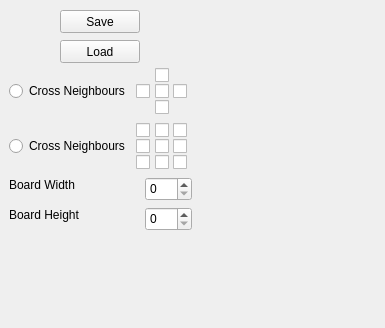
<?xml version="1.0" encoding="UTF-8"?>
<ui version="4.0">
 <class>Tab_General</class>
 <widget class="QWidget" name="Tab_General">
  <property name="geometry">
   <rect>
    <x>0</x>
    <y>0</y>
    <width>385</width>
    <height>328</height>
   </rect>
  </property>
  <property name="windowTitle">
   <string>Form</string>
  </property>
  <widget class="QWidget" name="horizontalLayoutWidget">
   <property name="geometry">
    <rect>
     <x>9</x>
     <y>67</y>
     <width>183</width>
     <height>49</height>
    </rect>
   </property>
   <layout class="QHBoxLayout" name="horizontalLayout">
    <item>
     <widget class="QRadioButton" name="radioButton_cross">
      <property name="text">
       <string>Cross Neighbours</string>
      </property>
     </widget>
    </item>
    <item>
     <layout class="QGridLayout" name="gridLayout_4">
      <property name="spacing">
       <number>0</number>
      </property>
      <item row="0" column="1">
       <widget class="QCheckBox" name="checkBox_2">
        <property name="text">
         <string/>
        </property>
        <property name="checkable">
         <bool>false</bool>
        </property>
       </widget>
      </item>
      <item row="2" column="1">
       <widget class="QCheckBox" name="checkBox_4">
        <property name="text">
         <string/>
        </property>
        <property name="checkable">
         <bool>false</bool>
        </property>
       </widget>
      </item>
      <item row="1" column="1">
       <widget class="QCheckBox" name="checkBox_3">
        <property name="text">
         <string/>
        </property>
        <property name="checkable">
         <bool>false</bool>
        </property>
       </widget>
      </item>
      <item row="1" column="0">
       <widget class="QCheckBox" name="checkBox">
        <property name="text">
         <string/>
        </property>
        <property name="checkable">
         <bool>false</bool>
        </property>
       </widget>
      </item>
      <item row="1" column="2">
       <widget class="QCheckBox" name="checkBox_5">
        <property name="text">
         <string/>
        </property>
        <property name="checkable">
         <bool>false</bool>
        </property>
       </widget>
      </item>
     </layout>
    </item>
   </layout>
  </widget>
  <widget class="QWidget" name="horizontalLayoutWidget_2">
   <property name="geometry">
    <rect>
     <x>9</x>
     <y>122</y>
     <width>183</width>
     <height>49</height>
    </rect>
   </property>
   <layout class="QHBoxLayout" name="horizontalLayout_2">
    <item>
     <widget class="QRadioButton" name="radioButton_2">
      <property name="text">
       <string>Cross Neighbours</string>
      </property>
     </widget>
    </item>
    <item>
     <layout class="QGridLayout" name="gridLayout_5">
      <property name="spacing">
       <number>0</number>
      </property>
      <item row="0" column="1">
       <widget class="QCheckBox" name="checkBox_6">
        <property name="text">
         <string/>
        </property>
        <property name="checkable">
         <bool>false</bool>
        </property>
       </widget>
      </item>
      <item row="2" column="1">
       <widget class="QCheckBox" name="checkBox_7">
        <property name="text">
         <string/>
        </property>
        <property name="checkable">
         <bool>false</bool>
        </property>
       </widget>
      </item>
      <item row="1" column="1">
       <widget class="QCheckBox" name="checkBox_8">
        <property name="text">
         <string/>
        </property>
        <property name="checkable">
         <bool>false</bool>
        </property>
       </widget>
      </item>
      <item row="1" column="0">
       <widget class="QCheckBox" name="checkBox_9">
        <property name="text">
         <string/>
        </property>
        <property name="checkable">
         <bool>false</bool>
        </property>
       </widget>
      </item>
      <item row="1" column="2">
       <widget class="QCheckBox" name="checkBox_10">
        <property name="text">
         <string/>
        </property>
        <property name="checkable">
         <bool>false</bool>
        </property>
       </widget>
      </item>
      <item row="0" column="0">
       <widget class="QCheckBox" name="checkBox_14">
        <property name="text">
         <string/>
        </property>
        <property name="checkable">
         <bool>false</bool>
        </property>
       </widget>
      </item>
      <item row="0" column="2">
       <widget class="QCheckBox" name="checkBox_11">
        <property name="text">
         <string/>
        </property>
        <property name="checkable">
         <bool>false</bool>
        </property>
       </widget>
      </item>
      <item row="2" column="2">
       <widget class="QCheckBox" name="checkBox_12">
        <property name="text">
         <string/>
        </property>
        <property name="checkable">
         <bool>false</bool>
        </property>
       </widget>
      </item>
      <item row="2" column="0">
       <widget class="QCheckBox" name="checkBox_13">
        <property name="text">
         <string/>
        </property>
        <property name="checkable">
         <bool>false</bool>
        </property>
       </widget>
      </item>
     </layout>
    </item>
   </layout>
  </widget>
  <widget class="QPushButton" name="pushButton">
   <property name="geometry">
    <rect>
     <x>60</x>
     <y>10</y>
     <width>80</width>
     <height>23</height>
    </rect>
   </property>
   <property name="maximumSize">
    <size>
     <width>100</width>
     <height>16777215</height>
    </size>
   </property>
   <property name="text">
    <string>Save</string>
   </property>
  </widget>
  <widget class="QPushButton" name="pushButton_2">
   <property name="geometry">
    <rect>
     <x>60</x>
     <y>40</y>
     <width>80</width>
     <height>23</height>
    </rect>
   </property>
   <property name="maximumSize">
    <size>
     <width>100</width>
     <height>16777215</height>
    </size>
   </property>
   <property name="text">
    <string>Load</string>
   </property>
  </widget>
  <widget class="QLabel" name="label">
   <property name="geometry">
    <rect>
     <x>9</x>
     <y>177</y>
     <width>75</width>
     <height>16</height>
    </rect>
   </property>
   <property name="text">
    <string>Board Width</string>
   </property>
  </widget>
  <widget class="QLabel" name="label_2">
   <property name="geometry">
    <rect>
     <x>9</x>
     <y>207</y>
     <width>79</width>
     <height>16</height>
    </rect>
   </property>
   <property name="text">
    <string>Board Height</string>
   </property>
  </widget>
  <widget class="QSpinBox" name="spinBox_boardWidth">
   <property name="geometry">
    <rect>
     <x>145</x>
     <y>177</y>
     <width>47</width>
     <height>24</height>
    </rect>
   </property>
  </widget>
  <widget class="QSpinBox" name="spinBox_boardHeight">
   <property name="geometry">
    <rect>
     <x>145</x>
     <y>207</y>
     <width>47</width>
     <height>24</height>
    </rect>
   </property>
  </widget>
 </widget>
 <resources/>
 <connections/>
</ui>
